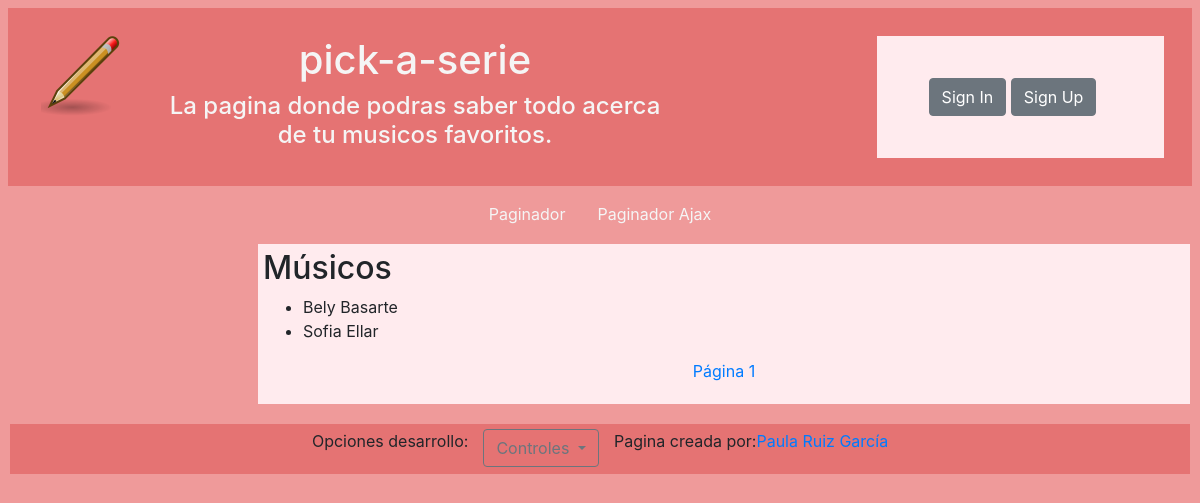
Page /p5/paginador/1/ on the earlier database version.
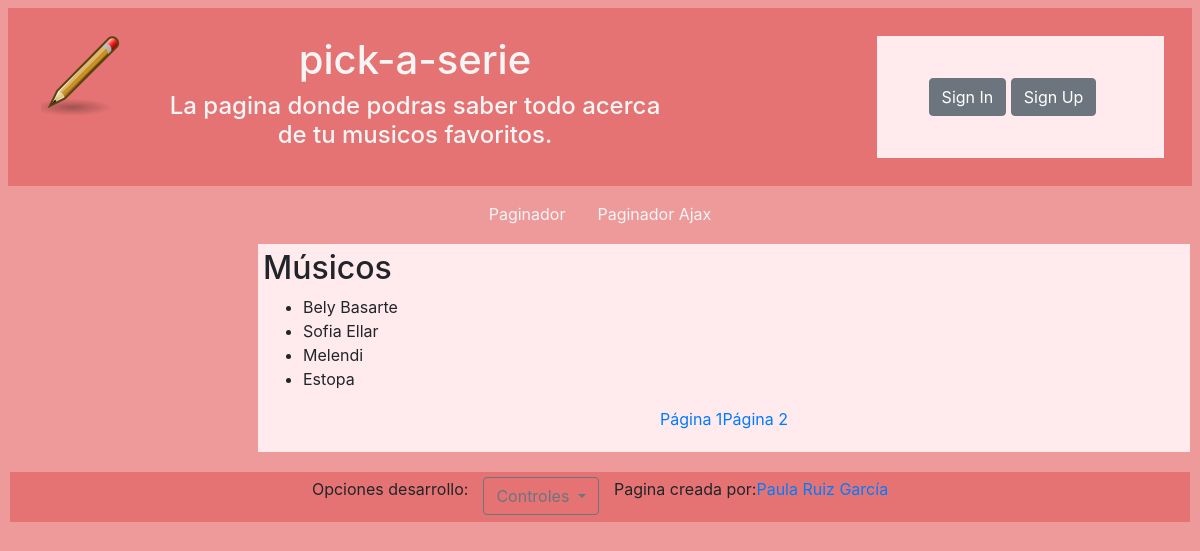
Same page on the later database version.
### práctica_05/models.py (models this page shows, shortened)
class Musico(models.Model):
    voz = "voz"
    piano = "piano"
    bajo = "bajo"
    bateria = "bateria"
    guitarra = "guitarra"
    instrumentos = (
            (voz, "voz"),
            (piano, "piano"),
            (bajo, "bajo"),
            (bateria, "bateria"),
            (guitarra, "guitarra"),
        )
    nombre = models.CharField(max_length=20, blank=False)
    fec_nacimiento = models.DateField(blank=False)
    instrumento = models.CharField(
        default=voz,
        choices=instrumentos,
        max_length= 30,
        blank=False,
    )
    grupos = models.ManyToManyField('Grupo', blank=True)

### práctica_05/views.py (the view)
# urls.py: url(r'^paginador/(?P<id_pagina>\d+)/$', views.paginador_Query, name='query'),
def paginador_Query(request, id_pagina):
	iterador = Musico.objects.all()
	musicos_por_pag = 5
	num_paginas = iterador.count() % musicos_por_pag
	if num_paginas == 0:
		paginador = 0
	else:
		paginador = range(1, int(iterador.count() / musicos_por_pag + 2))
	pag = int(id_pagina) - 1
	inicio = pag*5
	fin = inicio+4
	iterador_final = Musico.objects.all()[inicio:fin]
	musicos_por_pag = 5
	num_paginas = iterador.count() % musicos_por_pag
	if request.user.is_authenticated:
		context = {
			"lista": iterador_final,
			"paginador": paginador,
			"musicos_por_pag": musicos_por_pag,
			"username":request.user.username
		}
	else:
		context = {
			"lista": iterador_final,
			"paginador": paginador,
			"musicos_por_pag": musicos_por_pag,
		}
	return render(request, 'musicos_Query.html', context)

### templates/musicos_Query.html (shortened to what this page needs)
{% extends "base.html" %}
{% load static %}
{% block main %}
<h2>Músicos</h2>
<ul id="lista_rest">
  	{% for i in lista %}
            <li>{{ i.nombre }}</li>
  	{% endfor %}
</ul>
<ul class="pagination pagination-sm justify-content-center">
    {% for i in paginador %}
    	<li >
    		<a  href="{%url 'query' i %}" id="paginador">Página {{i}} </a>
    	</li>
    {% endfor %}
</ul>
{% endblock %}

Differences in the rows shown:
added Musico: nombre "Melendi"
added Musico: nombre "Estopa"
Other differences:
new list line: "Página 2"
